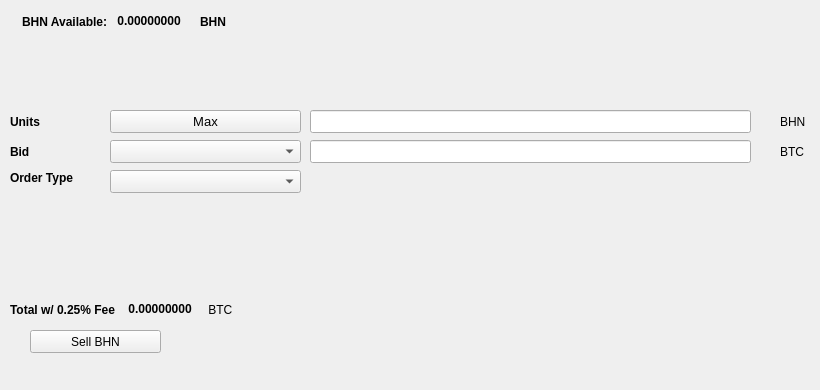
   <widget class="QWidget" name="SellTab">
    <attribute name="title">
     <string>Sell</string>
    </attribute>
    <widget class="QLabel" name="label_16">
     <property name="geometry">
      <rect>
       <x>780</x>
       <y>140</y>
       <width>31</width>
       <height>23</height>
      </rect>
     </property>
     <property name="text">
      <string>BTC</string>
     </property>
    </widget>
    <widget class="QComboBox" name="SellBidcomboBox">
     <property name="geometry">
      <rect>
       <x>110</x>
       <y>140</y>
       <width>191</width>
       <height>23</height>
      </rect>
     </property>
     <property name="font">
      <font>
       <pointsize>10</pointsize>
      </font>
     </property>
    </widget>
    <widget class="QLabel" name="label_18">
     <property name="geometry">
      <rect>
       <x>10</x>
       <y>110</y>
       <width>46</width>
       <height>23</height>
      </rect>
     </property>
     <property name="font">
      <font>
       <weight>75</weight>
       <bold>true</bold>
      </font>
     </property>
     <property name="text">
      <string>Units</string>
     </property>
    </widget>
    <widget class="QPushButton" name="Sell_Max_Amount">
     <property name="geometry">
      <rect>
       <x>110</x>
       <y>110</y>
       <width>191</width>
       <height>23</height>
      </rect>
     </property>
     <property name="font">
      <font>
       <pointsize>10</pointsize>
      </font>
     </property>
     <property name="text">
      <string>Max</string>
     </property>
    </widget>
    <widget class="QLabel" name="label_20">
     <property name="geometry">
      <rect>
       <x>10</x>
       <y>170</y>
       <width>91</width>
       <height>16</height>
      </rect>
     </property>
     <property name="font">
      <font>
       <weight>75</weight>
       <bold>true</bold>
      </font>
     </property>
     <property name="text">
      <string>Order Type</string>
     </property>
    </widget>
    <widget class="QComboBox" name="SellOrdertypeCombo">
     <property name="geometry">
      <rect>
       <x>110</x>
       <y>170</y>
       <width>191</width>
       <height>23</height>
      </rect>
     </property>
     <property name="font">
      <font>
       <pointsize>10</pointsize>
      </font>
     </property>
    </widget>
    <widget class="QLabel" name="label_21">
     <property name="geometry">
      <rect>
       <x>10</x>
       <y>140</y>
       <width>46</width>
       <height>23</height>
      </rect>
     </property>
     <property name="font">
      <font>
       <weight>75</weight>
       <bold>true</bold>
      </font>
     </property>
     <property name="text">
      <string>Bid</string>
     </property>
    </widget>
    <widget class="QLabel" name="label_22">
     <property name="geometry">
      <rect>
       <x>780</x>
       <y>110</y>
       <width>31</width>
       <height>23</height>
      </rect>
     </property>
     <property name="text">
      <string>BHN</string>
     </property>
    </widget>
    <widget class="QLineEdit" name="UnitsInputBHN">
     <property name="geometry">
      <rect>
       <x>310</x>
       <y>110</y>
       <width>441</width>
       <height>23</height>
      </rect>
     </property>
     <property name="font">
      <font>
       <pointsize>9</pointsize>
       <weight>75</weight>
       <bold>true</bold>
      </font>
     </property>
    </widget>
    <widget class="QLineEdit" name="SellBidPriceEdit">
     <property name="geometry">
      <rect>
       <x>310</x>
       <y>140</y>
       <width>441</width>
       <height>23</height>
      </rect>
     </property>
     <property name="font">
      <font>
       <pointsize>9</pointsize>
       <weight>75</weight>
       <bold>true</bold>
      </font>
     </property>
    </widget>
    <widget class="QPushButton" name="SellBHNBTN">
     <property name="geometry">
      <rect>
       <x>30</x>
       <y>330</y>
       <width>131</width>
       <height>23</height>
      </rect>
     </property>
     <property name="text">
      <string>Sell BHN</string>
     </property>
     <property name="icon">
      <iconset resource="../bhn">
       <normaloff>:/icons/bitcoin</normaloff>:/icons/bitcoin</iconset>
     </property>
    </widget>
    <widget class="QWidget" name="layoutWidget3">
     <property name="geometry">
      <rect>
       <x>22</x>
       <y>12</y>
       <width>258</width>
       <height>19</height>
      </rect>
     </property>
     <layout class="QHBoxLayout" name="horizontalLayout">
      <item>
       <widget class="QLabel" name="label232_2">
        <property name="font">
         <font>
          <weight>75</weight>
          <bold>true</bold>
         </font>
        </property>
        <property name="text">
         <string>BHN Available:</string>
        </property>
       </widget>
      </item>
      <item>
       <widget class="QLabel" name="BHNAvailableLabel">
        <property name="palette">
         <palette>
          <active>
           <colorrole role="WindowText">
            <brush brushstyle="SolidPattern">
             <color alpha="255">
              <red>0</red>
              <green>0</green>
              <blue>0</blue>
             </color>
            </brush>
           </colorrole>
           <colorrole role="Button">
            <brush brushstyle="SolidPattern">
             <color alpha="255">
              <red>0</red>
              <green>170</green>
              <blue>0</blue>
             </color>
            </brush>
           </colorrole>
           <colorrole role="Light">
            <brush brushstyle="SolidPattern">
             <color alpha="255">
              <red>0</red>
              <green>255</green>
              <blue>0</blue>
             </color>
            </brush>
           </colorrole>
           <colorrole role="Midlight">
            <brush brushstyle="SolidPattern">
             <color alpha="255">
              <red>0</red>
              <green>212</green>
              <blue>0</blue>
             </color>
            </brush>
           </colorrole>
           <colorrole role="Dark">
            <brush brushstyle="SolidPattern">
             <color alpha="255">
              <red>0</red>
              <green>85</green>
              <blue>0</blue>
             </color>
            </brush>
           </colorrole>
           <colorrole role="Mid">
            <brush brushstyle="SolidPattern">
             <color alpha="255">
              <red>0</red>
              <green>113</green>
              <blue>0</blue>
             </color>
            </brush>
           </colorrole>
           <colorrole role="Text">
            <brush brushstyle="SolidPattern">
             <color alpha="255">
              <red>0</red>
              <green>170</green>
              <blue>0</blue>
             </color>
            </brush>
           </colorrole>
           <colorrole role="BrightText">
            <brush brushstyle="SolidPattern">
             <color alpha="255">
              <red>255</red>
              <green>255</green>
              <blue>255</blue>
             </color>
            </brush>
           </colorrole>
           <colorrole role="ButtonText">
            <brush brushstyle="SolidPattern">
             <color alpha="255">
              <red>0</red>
              <green>0</green>
              <blue>0</blue>
             </color>
            </brush>
           </colorrole>
           <colorrole role="Base">
            <brush brushstyle="SolidPattern">
             <color alpha="255">
              <red>255</red>
              <green>255</green>
              <blue>255</blue>
             </color>
            </brush>
           </colorrole>
           <colorrole role="Window">
            <brush brushstyle="SolidPattern">
             <color alpha="255">
              <red>0</red>
              <green>170</green>
              <blue>0</blue>
             </color>
            </brush>
           </colorrole>
           <colorrole role="Shadow">
            <brush brushstyle="SolidPattern">
             <color alpha="255">
              <red>0</red>
              <green>0</green>
              <blue>0</blue>
             </color>
            </brush>
           </colorrole>
           <colorrole role="AlternateBase">
            <brush brushstyle="SolidPattern">
             <color alpha="255">
              <red>127</red>
              <green>212</green>
              <blue>127</blue>
             </color>
            </brush>
           </colorrole>
           <colorrole role="ToolTipBase">
            <brush brushstyle="SolidPattern">
             <color alpha="255">
              <red>255</red>
              <green>255</green>
              <blue>220</blue>
             </color>
            </brush>
           </colorrole>
           <colorrole role="ToolTipText">
            <brush brushstyle="SolidPattern">
             <color alpha="255">
              <red>0</red>
              <green>0</green>
              <blue>0</blue>
             </color>
            </brush>
           </colorrole>
          </active>
          <inactive>
           <colorrole role="WindowText">
            <brush brushstyle="SolidPattern">
             <color alpha="255">
              <red>0</red>
              <green>0</green>
              <blue>0</blue>
             </color>
            </brush>
           </colorrole>
           <colorrole role="Button">
            <brush brushstyle="SolidPattern">
             <color alpha="255">
              <red>0</red>
              <green>170</green>
              <blue>0</blue>
             </color>
            </brush>
           </colorrole>
           <colorrole role="Light">
            <brush brushstyle="SolidPattern">
             <color alpha="255">
              <red>0</red>
              <green>255</green>
              <blue>0</blue>
             </color>
            </brush>
           </colorrole>
           <colorrole role="Midlight">
            <brush brushstyle="SolidPattern">
             <color alpha="255">
              <red>0</red>
              <green>212</green>
              <blue>0</blue>
             </color>
            </brush>
           </colorrole>
           <colorrole role="Dark">
            <brush brushstyle="SolidPattern">
             <color alpha="255">
              <red>0</red>
              <green>85</green>
              <blue>0</blue>
             </color>
            </brush>
           </colorrole>
           <colorrole role="Mid">
            <brush brushstyle="SolidPattern">
             <color alpha="255">
              <red>0</red>
              <green>113</green>
              <blue>0</blue>
             </color>
            </brush>
           </colorrole>
           <colorrole role="Text">
            <brush brushstyle="SolidPattern">
             <color alpha="255">
              <red>0</red>
              <green>170</green>
              <blue>0</blue>
             </color>
            </brush>
           </colorrole>
           <colorrole role="BrightText">
            <brush brushstyle="SolidPattern">
             <color alpha="255">
              <red>255</red>
              <green>255</green>
              <blue>255</blue>
             </color>
            </brush>
           </colorrole>
           <colorrole role="ButtonText">
            <brush brushstyle="SolidPattern">
             <color alpha="255">
              <red>0</red>
              <green>0</green>
              <blue>0</blue>
             </color>
            </brush>
           </colorrole>
           <colorrole role="Base">
            <brush brushstyle="SolidPattern">
             <color alpha="255">
              <red>255</red>
              <green>255</green>
              <blue>255</blue>
             </color>
            </brush>
           </colorrole>
           <colorrole role="Window">
            <brush brushstyle="SolidPattern">
             <color alpha="255">
              <red>0</red>
              <green>170</green>
              <blue>0</blue>
             </color>
            </brush>
           </colorrole>
           <colorrole role="Shadow">
            <brush brushstyle="SolidPattern">
             <color alpha="255">
              <red>0</red>
              <green>0</green>
              <blue>0</blue>
             </color>
            </brush>
           </colorrole>
           <colorrole role="AlternateBase">
            <brush brushstyle="SolidPattern">
             <color alpha="255">
              <red>127</red>
              <green>212</green>
              <blue>127</blue>
             </color>
            </brush>
           </colorrole>
           <colorrole role="ToolTipBase">
            <brush brushstyle="SolidPattern">
             <color alpha="255">
              <red>255</red>
              <green>255</green>
              <blue>220</blue>
             </color>
            </brush>
           </colorrole>
           <colorrole role="ToolTipText">
            <brush brushstyle="SolidPattern">
             <color alpha="255">
              <red>0</red>
              <green>0</green>
              <blue>0</blue>
             </color>
            </brush>
           </colorrole>
          </inactive>
          <disabled>
           <colorrole role="WindowText">
            <brush brushstyle="SolidPattern">
             <color alpha="255">
              <red>0</red>
              <green>85</green>
              <blue>0</blue>
             </color>
            </brush>
           </colorrole>
           <colorrole role="Button">
            <brush brushstyle="SolidPattern">
             <color alpha="255">
              <red>0</red>
              <green>170</green>
              <blue>0</blue>
             </color>
            </brush>
           </colorrole>
           <colorrole role="Light">
            <brush brushstyle="SolidPattern">
             <color alpha="255">
              <red>0</red>
              <green>255</green>
              <blue>0</blue>
             </color>
            </brush>
           </colorrole>
           <colorrole role="Midlight">
            <brush brushstyle="SolidPattern">
             <color alpha="255">
              <red>0</red>
              <green>212</green>
              <blue>0</blue>
             </color>
            </brush>
           </colorrole>
           <colorrole role="Dark">
            <brush brushstyle="SolidPattern">
             <color alpha="255">
              <red>0</red>
              <green>85</green>
              <blue>0</blue>
             </color>
            </brush>
           </colorrole>
           <colorrole role="Mid">
            <brush brushstyle="SolidPattern">
             <color alpha="255">
              <red>0</red>
              <green>113</green>
              <blue>0</blue>
             </color>
            </brush>
           </colorrole>
           <colorrole role="Text">
            <brush brushstyle="SolidPattern">
             <color alpha="255">
              <red>0</red>
              <green>85</green>
              <blue>0</blue>
             </color>
            </brush>
           </colorrole>
           <colorrole role="BrightText">
            <brush brushstyle="SolidPattern">
             <color alpha="255">
              <red>255</red>
              <green>255</green>
              <blue>255</blue>
             </color>
            </brush>
           </colorrole>
           <colorrole role="ButtonText">
            <brush brushstyle="SolidPattern">
             <color alpha="255">
              <red>0</red>
              <green>85</green>
              <blue>0</blue>
             </color>
            </brush>
           </colorrole>
           <colorrole role="Base">
            <brush brushstyle="SolidPattern">
             <color alpha="255">
              <red>0</red>
              <green>170</green>
              <blue>0</blue>
             </color>
            </brush>
           </colorrole>
           <colorrole role="Window">
            <brush brushstyle="SolidPattern">
             <color alpha="255">
              <red>0</red>
              <green>170</green>
              <blue>0</blue>
             </color>
            </brush>
           </colorrole>
           <colorrole role="Shadow">
            <brush brushstyle="SolidPattern">
             <color alpha="255">
              <red>0</red>
              <green>0</green>
              <blue>0</blue>
             </color>
            </brush>
           </colorrole>
           <colorrole role="AlternateBase">
            <brush brushstyle="SolidPattern">
             <color alpha="255">
              <red>0</red>
              <green>170</green>
              <blue>0</blue>
             </color>
            </brush>
           </colorrole>
           <colorrole role="ToolTipBase">
            <brush brushstyle="SolidPattern">
             <color alpha="255">
              <red>255</red>
              <green>255</green>
              <blue>220</blue>
             </color>
            </brush>
           </colorrole>
           <colorrole role="ToolTipText">
            <brush brushstyle="SolidPattern">
             <color alpha="255">
              <red>0</red>
              <green>0</green>
              <blue>0</blue>
             </color>
            </brush>
           </colorrole>
          </disabled>
         </palette>
        </property>
        <property name="font">
         <font>
          <weight>75</weight>
          <bold>true</bold>
         </font>
        </property>
        <property name="text">
         <string> 0.00000000 </string>
        </property>
        <property name="textInteractionFlags">
         <set>Qt::LinksAccessibleByMouse|Qt::TextSelectableByKeyboard|Qt::TextSelectableByMouse</set>
        </property>
       </widget>
      </item>
      <item>
       <widget class="QLabel" name="labelBHN">
        <property name="font">
         <font>
          <weight>75</weight>
          <bold>true</bold>
         </font>
        </property>
        <property name="text">
         <string>BHN</string>
        </property>
       </widget>
      </item>
     </layout>
    </widget>
    <widget class="QWidget" name="layoutWidget">
     <property name="geometry">
      <rect>
       <x>10</x>
       <y>300</y>
       <width>268</width>
       <height>19</height>
      </rect>
     </property>
     <layout class="QHBoxLayout" name="horizontalLayout_2">
      <item>
       <widget class="QLabel" name="label_19">
        <property name="font">
         <font>
          <weight>75</weight>
          <bold>true</bold>
         </font>
        </property>
        <property name="text">
         <string>Total w/ 0.25% Fee </string>
        </property>
       </widget>
      </item>
      <item>
       <widget class="QLabel" name="SellCostLabel">
        <property name="palette">
         <palette>
          <active>
           <colorrole role="WindowText">
            <brush brushstyle="SolidPattern">
             <color alpha="255">
              <red>0</red>
              <green>0</green>
              <blue>0</blue>
             </color>
            </brush>
           </colorrole>
           <colorrole role="Button">
            <brush brushstyle="SolidPattern">
             <color alpha="255">
              <red>0</red>
              <green>170</green>
              <blue>0</blue>
             </color>
            </brush>
           </colorrole>
           <colorrole role="Light">
            <brush brushstyle="SolidPattern">
             <color alpha="255">
              <red>0</red>
              <green>255</green>
              <blue>0</blue>
             </color>
            </brush>
           </colorrole>
           <colorrole role="Midlight">
            <brush brushstyle="SolidPattern">
             <color alpha="255">
              <red>0</red>
              <green>212</green>
              <blue>0</blue>
             </color>
            </brush>
           </colorrole>
           <colorrole role="Dark">
            <brush brushstyle="SolidPattern">
             <color alpha="255">
              <red>0</red>
              <green>85</green>
              <blue>0</blue>
             </color>
            </brush>
           </colorrole>
           <colorrole role="Mid">
            <brush brushstyle="SolidPattern">
             <color alpha="255">
              <red>0</red>
              <green>113</green>
              <blue>0</blue>
             </color>
            </brush>
           </colorrole>
           <colorrole role="Text">
            <brush brushstyle="SolidPattern">
             <color alpha="255">
              <red>0</red>
              <green>170</green>
              <blue>0</blue>
             </color>
            </brush>
           </colorrole>
           <colorrole role="BrightText">
            <brush brushstyle="SolidPattern">
             <color alpha="255">
              <red>255</red>
              <green>255</green>
              <blue>255</blue>
             </color>
            </brush>
           </colorrole>
           <colorrole role="ButtonText">
            <brush brushstyle="SolidPattern">
             <color alpha="255">
              <red>0</red>
              <green>0</green>
              <blue>0</blue>
             </color>
            </brush>
           </colorrole>
           <colorrole role="Base">
            <brush brushstyle="SolidPattern">
             <color alpha="255">
              <red>255</red>
              <green>255</green>
              <blue>255</blue>
             </color>
            </brush>
           </colorrole>
           <colorrole role="Window">
            <brush brushstyle="SolidPattern">
             <color alpha="255">
              <red>0</red>
              <green>170</green>
              <blue>0</blue>
             </color>
            </brush>
           </colorrole>
           <colorrole role="Shadow">
            <brush brushstyle="SolidPattern">
             <color alpha="255">
              <red>0</red>
              <green>0</green>
              <blue>0</blue>
             </color>
            </brush>
           </colorrole>
           <colorrole role="AlternateBase">
            <brush brushstyle="SolidPattern">
             <color alpha="255">
              <red>127</red>
              <green>212</green>
              <blue>127</blue>
             </color>
            </brush>
           </colorrole>
           <colorrole role="ToolTipBase">
            <brush brushstyle="SolidPattern">
             <color alpha="255">
              <red>255</red>
              <green>255</green>
              <blue>220</blue>
             </color>
            </brush>
           </colorrole>
           <colorrole role="ToolTipText">
            <brush brushstyle="SolidPattern">
             <color alpha="255">
              <red>0</red>
              <green>0</green>
              <blue>0</blue>
             </color>
            </brush>
           </colorrole>
          </active>
          <inactive>
           <colorrole role="WindowText">
            <brush brushstyle="SolidPattern">
             <color alpha="255">
              <red>0</red>
              <green>0</green>
              <blue>0</blue>
             </color>
            </brush>
           </colorrole>
           <colorrole role="Button">
            <brush brushstyle="SolidPattern">
             <color alpha="255">
              <red>0</red>
              <green>170</green>
              <blue>0</blue>
             </color>
            </brush>
           </colorrole>
           <colorrole role="Light">
            <brush brushstyle="SolidPattern">
             <color alpha="255">
              <red>0</red>
              <green>255</green>
              <blue>0</blue>
             </color>
            </brush>
           </colorrole>
           <colorrole role="Midlight">
            <brush brushstyle="SolidPattern">
             <color alpha="255">
              <red>0</red>
              <green>212</green>
              <blue>0</blue>
             </color>
            </brush>
           </colorrole>
           <colorrole role="Dark">
            <brush brushstyle="SolidPattern">
             <color alpha="255">
              <red>0</red>
              <green>85</green>
              <blue>0</blue>
             </color>
            </brush>
           </colorrole>
           <colorrole role="Mid">
            <brush brushstyle="SolidPattern">
             <color alpha="255">
              <red>0</red>
              <green>113</green>
              <blue>0</blue>
             </color>
            </brush>
           </colorrole>
           <colorrole role="Text">
            <brush brushstyle="SolidPattern">
             <color alpha="255">
              <red>0</red>
              <green>170</green>
              <blue>0</blue>
             </color>
            </brush>
           </colorrole>
           <colorrole role="BrightText">
            <brush brushstyle="SolidPattern">
             <color alpha="255">
              <red>255</red>
              <green>255</green>
              <blue>255</blue>
             </color>
            </brush>
           </colorrole>
           <colorrole role="ButtonText">
            <brush brushstyle="SolidPattern">
             <color alpha="255">
              <red>0</red>
              <green>0</green>
              <blue>0</blue>
             </color>
            </brush>
           </colorrole>
           <colorrole role="Base">
            <brush brushstyle="SolidPattern">
             <color alpha="255">
              <red>255</red>
              <green>255</green>
              <blue>255</blue>
             </color>
            </brush>
           </colorrole>
           <colorrole role="Window">
            <brush brushstyle="SolidPattern">
             <color alpha="255">
              <red>0</red>
              <green>170</green>
              <blue>0</blue>
             </color>
            </brush>
           </colorrole>
           <colorrole role="Shadow">
            <brush brushstyle="SolidPattern">
             <color alpha="255">
              <red>0</red>
              <green>0</green>
              <blue>0</blue>
             </color>
            </brush>
           </colorrole>
           <colorrole role="AlternateBase">
            <brush brushstyle="SolidPattern">
             <color alpha="255">
              <red>127</red>
              <green>212</green>
              <blue>127</blue>
             </color>
            </brush>
           </colorrole>
           <colorrole role="ToolTipBase">
            <brush brushstyle="SolidPattern">
             <color alpha="255">
              <red>255</red>
              <green>255</green>
              <blue>220</blue>
             </color>
            </brush>
           </colorrole>
           <colorrole role="ToolTipText">
            <brush brushstyle="SolidPattern">
             <color alpha="255">
              <red>0</red>
              <green>0</green>
              <blue>0</blue>
             </color>
            </brush>
           </colorrole>
          </inactive>
          <disabled>
           <colorrole role="WindowText">
            <brush brushstyle="SolidPattern">
             <color alpha="255">
              <red>0</red>
              <green>85</green>
              <blue>0</blue>
             </color>
            </brush>
           </colorrole>
           <colorrole role="Button">
            <brush brushstyle="SolidPattern">
             <color alpha="255">
              <red>0</red>
              <green>170</green>
              <blue>0</blue>
             </color>
            </brush>
           </colorrole>
           <colorrole role="Light">
            <brush brushstyle="SolidPattern">
             <color alpha="255">
              <red>0</red>
              <green>255</green>
              <blue>0</blue>
             </color>
            </brush>
           </colorrole>
           <colorrole role="Midlight">
            <brush brushstyle="SolidPattern">
             <color alpha="255">
              <red>0</red>
              <green>212</green>
              <blue>0</blue>
             </color>
            </brush>
           </colorrole>
           <colorrole role="Dark">
            <brush brushstyle="SolidPattern">
             <color alpha="255">
              <red>0</red>
              <green>85</green>
              <blue>0</blue>
             </color>
            </brush>
           </colorrole>
           <colorrole role="Mid">
            <brush brushstyle="SolidPattern">
             <color alpha="255">
              <red>0</red>
              <green>113</green>
              <blue>0</blue>
             </color>
            </brush>
           </colorrole>
           <colorrole role="Text">
            <brush brushstyle="SolidPattern">
             <color alpha="255">
              <red>0</red>
              <green>85</green>
              <blue>0</blue>
             </color>
            </brush>
           </colorrole>
           <colorrole role="BrightText">
            <brush brushstyle="SolidPattern">
             <color alpha="255">
              <red>255</red>
              <green>255</green>
              <blue>255</blue>
             </color>
            </brush>
           </colorrole>
           <colorrole role="ButtonText">
            <brush brushstyle="SolidPattern">
             <color alpha="255">
              <red>0</red>
              <green>85</green>
              <blue>0</blue>
             </color>
            </brush>
           </colorrole>
           <colorrole role="Base">
            <brush brushstyle="SolidPattern">
             <color alpha="255">
              <red>0</red>
              <green>170</green>
              <blue>0</blue>
             </color>
            </brush>
           </colorrole>
           <colorrole role="Window">
            <brush brushstyle="SolidPattern">
             <color alpha="255">
              <red>0</red>
              <green>170</green>
              <blue>0</blue>
             </color>
            </brush>
           </colorrole>
           <colorrole role="Shadow">
            <brush brushstyle="SolidPattern">
             <color alpha="255">
              <red>0</red>
              <green>0</green>
              <blue>0</blue>
             </color>
            </brush>
           </colorrole>
           <colorrole role="AlternateBase">
            <brush brushstyle="SolidPattern">
             <color alpha="255">
              <red>0</red>
              <green>170</green>
              <blue>0</blue>
             </color>
            </brush>
           </colorrole>
           <colorrole role="ToolTipBase">
            <brush brushstyle="SolidPattern">
             <color alpha="255">
              <red>255</red>
              <green>255</green>
              <blue>220</blue>
             </color>
            </brush>
           </colorrole>
           <colorrole role="ToolTipText">
            <brush brushstyle="SolidPattern">
             <color alpha="255">
              <red>0</red>
              <green>0</green>
              <blue>0</blue>
             </color>
            </brush>
           </colorrole>
          </disabled>
         </palette>
        </property>
        <property name="font">
         <font>
          <weight>75</weight>
          <bold>true</bold>
         </font>
        </property>
        <property name="autoFillBackground">
         <bool>false</bool>
        </property>
        <property name="text">
         <string> 0.00000000</string>
        </property>
        <property name="textInteractionFlags">
         <set>Qt::LinksAccessibleByMouse|Qt::TextSelectableByMouse</set>
        </property>
       </widget>
      </item>
      <item>
       <widget class="QLabel" name="label_17">
        <property name="font">
         <font>
          <weight>50</weight>
          <bold>false</bold>
         </font>
        </property>
        <property name="text">
         <string> BTC</string>
        </property>
       </widget>
      </item>
     </layout>
    </widget>
    <widget class="QLabel" name="label_23">
     <property name="geometry">
      <rect>
       <x>460</x>
       <y>300</y>
       <width>281</width>
       <height>81</height>
      </rect>
     </property>
     <property name="text">
      <string/>
     </property>
     <property name="pixmap">
      <pixmap>:/images/bittrex</pixmap>
     </property>
    </widget>
   </widget>
